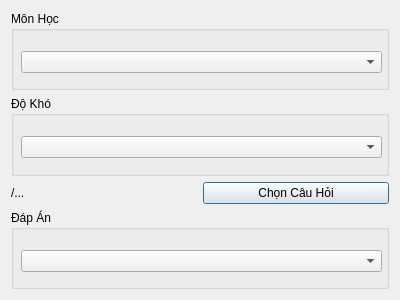
<?xml version="1.0" encoding="UTF-8"?>
<ui version="4.0">
 <class>EditQuestions</class>
 <widget class="QDialog" name="EditQuestions">
  <property name="geometry">
   <rect>
    <x>0</x>
    <y>0</y>
    <width>400</width>
    <height>300</height>
   </rect>
  </property>
  <property name="windowTitle">
   <string>Dialog</string>
  </property>
  <layout class="QVBoxLayout" name="verticalLayout">
   <item>
    <widget class="QGroupBox" name="groupBox_2">
     <property name="title">
      <string>Môn Học</string>
     </property>
     <widget class="QComboBox" name="comboBox_4">
      <property name="geometry">
       <rect>
        <x>10</x>
        <y>40</y>
        <width>361</width>
        <height>22</height>
       </rect>
      </property>
     </widget>
    </widget>
   </item>
   <item>
    <widget class="QGroupBox" name="groupBox_3">
     <property name="title">
      <string>Độ Khó</string>
     </property>
     <widget class="QComboBox" name="comboBox_5">
      <property name="geometry">
       <rect>
        <x>10</x>
        <y>40</y>
        <width>361</width>
        <height>22</height>
       </rect>
      </property>
     </widget>
    </widget>
   </item>
   <item>
    <layout class="QHBoxLayout" name="horizontalLayout">
     <item>
      <widget class="QLabel" name="label">
       <property name="text">
        <string>/...</string>
       </property>
      </widget>
     </item>
     <item>
      <widget class="QPushButton" name="pushButton">
       <property name="text">
        <string>Chọn Câu Hỏi</string>
       </property>
      </widget>
     </item>
    </layout>
   </item>
   <item>
    <widget class="QGroupBox" name="groupBox">
     <property name="title">
      <string>Đáp Án</string>
     </property>
     <widget class="QComboBox" name="comboBox_3">
      <property name="geometry">
       <rect>
        <x>10</x>
        <y>40</y>
        <width>361</width>
        <height>22</height>
       </rect>
      </property>
     </widget>
    </widget>
   </item>
  </layout>
 </widget>
 <resources/>
 <connections/>
</ui>
